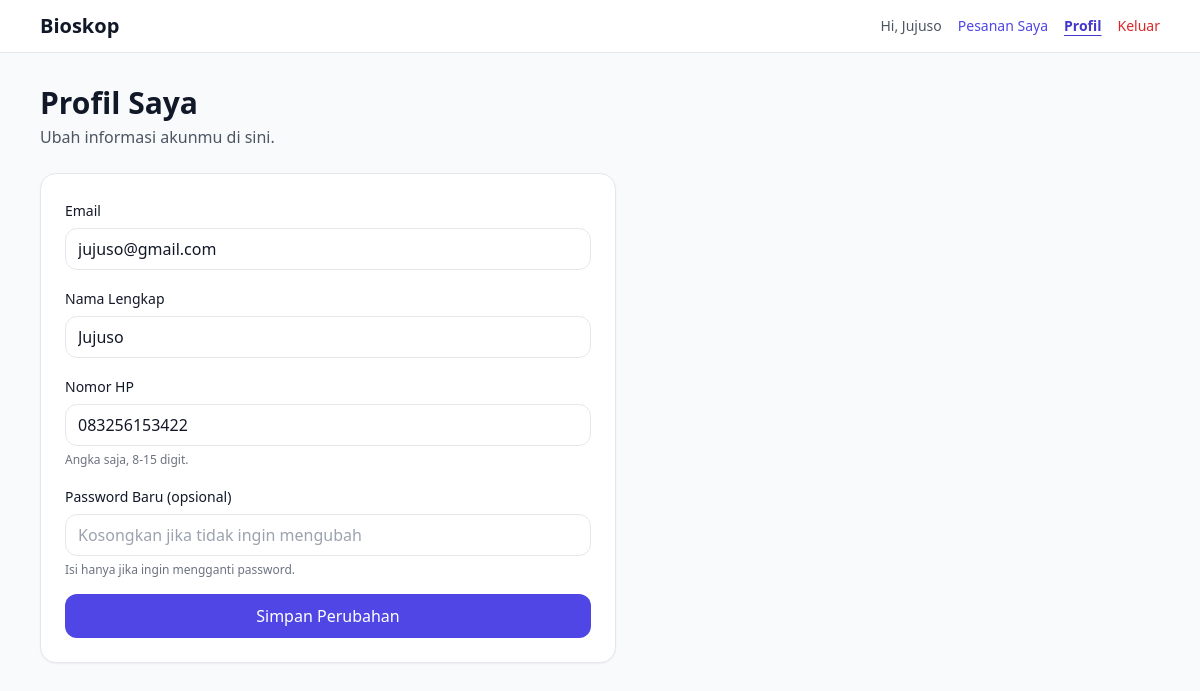
The app's page /profile.php (signed in) with its own data.
### tables this page shows
CREATE TABLE `penonton` (
  `id_penonton` int(11) NOT NULL,
  `tanggal_daftar` datetime DEFAULT current_timestamp(),
  `email` varchar(50) DEFAULT NULL,
  `password` varchar(50) NOT NULL,
  `nama` varchar(50) DEFAULT NULL,
  `nomor_hp` varchar(15) DEFAULT NULL
);

### auth.php (called while the page is built, shortened)
<?php
function h($teks) {
  return htmlspecialchars((string)$teks, ENT_QUOTES, 'UTF-8');
}

### profile.php (the view, shortened to what this page needs)
<?php
require "auth.php";
require "database.php";
$id_user = (int)$_SESSION['user']['id'];
$hasil = mysqli_query($db, "SELECT email, nama, nomor_hp FROM penonton WHERE id_penonton = $id_user");
$current = mysqli_fetch_assoc($hasil);
?>
<!doctype html>
<html lang="id">
<head>
  <script src="https://cdn.tailwindcss.com"></script>
</head>
<body class="bg-gray-50 text-gray-900">
  <?php include "navbar.php"; ?>
  <main class="max-w-6xl mx-auto px-4 py-8">
    <h1 class="text-2xl md:text-3xl font-bold">Profil Saya</h1>
    <p class="text-gray-600 mt-1 mb-6">Ubah informasi akunmu di sini.</p>
    <div class="rounded-2xl border bg-white shadow-sm p-6 max-w-xl">
      <form method="post" class="space-y-4" autocomplete="off">
        <div class="space-y-1.5">
          <label class="text-sm font-medium" for="email">Email</label>
          <input id="email" name="email" type="email" required value="<?= h($current['email']) ?>"
                 class="w-full rounded-xl border px-3 py-2">
        </div>
        <div class="space-y-1.5">
          <label class="text-sm font-medium" for="nama">Nama Lengkap</label>
          <input id="nama" name="nama" type="text" required value="<?= h($current['nama']) ?>"
                 class="w-full rounded-xl border px-3 py-2">
        </div>
        <div class="space-y-1.5">
          <label class="text-sm font-medium" for="nomor_hp">Nomor HP</label>
          <input id="nomor_hp" name="nomor_hp" type="tel" pattern="[0-9]{8,15}" required
                 placeholder="08xxxxxxxxxx" value="<?= h($current['nomor_hp']) ?>"
                 class="w-full rounded-xl border px-3 py-2">
          <p class="text-xs text-gray-500">Angka saja, 8-15 digit.</p>
        </div>
        <div class="space-y-1.5">
          <label class="text-sm font-medium" for="password">Password Baru (opsional)</label>
          <input id="password" name="password" type="password" minlength="6"
                 placeholder="Kosongkan jika tidak ingin mengubah"
                 class="w-full rounded-xl border px-3 py-2">
          <p class="text-xs text-gray-500">Isi hanya jika ingin mengganti password.</p>
        </div>
        <button class="w-full bg-indigo-600 hover:bg-indigo-700 text-white font-medium px-4 py-2.5 rounded-xl">
          Simpan Perubahan
        </button>
      </form>
    </div>
  </main>
</body>
</html>

### records on screen
penonton: email "jujuso@gmail.com", nama "Jujuso", nomor_hp "083256153422"

### other values on screen
$_SESSION['user']['nama'] "Jujuso"
$label "Pesanan Saya Profil"
